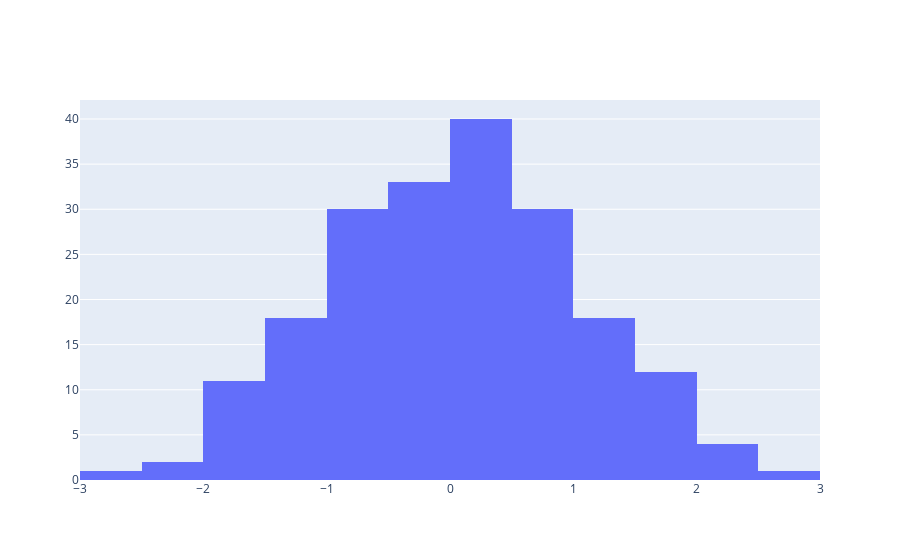

This figure's notebook cell:
### Markdown cell above
#### Generate the histogram plot

### Code cell
data = [hist]

offline.iplot(data)

### Figure 1 — Plotly figure (JSON) as saved in the notebook; plotly's stock layout.template omitted (floating-point values rounded to 4 significant figures; data arrays with more than 128 entries replaced by an {"elided": "..."} marker saying what was removed)
{"data": [{"type": "histogram", "x": {"elided": "200 float values"}}], "layout": {}}
